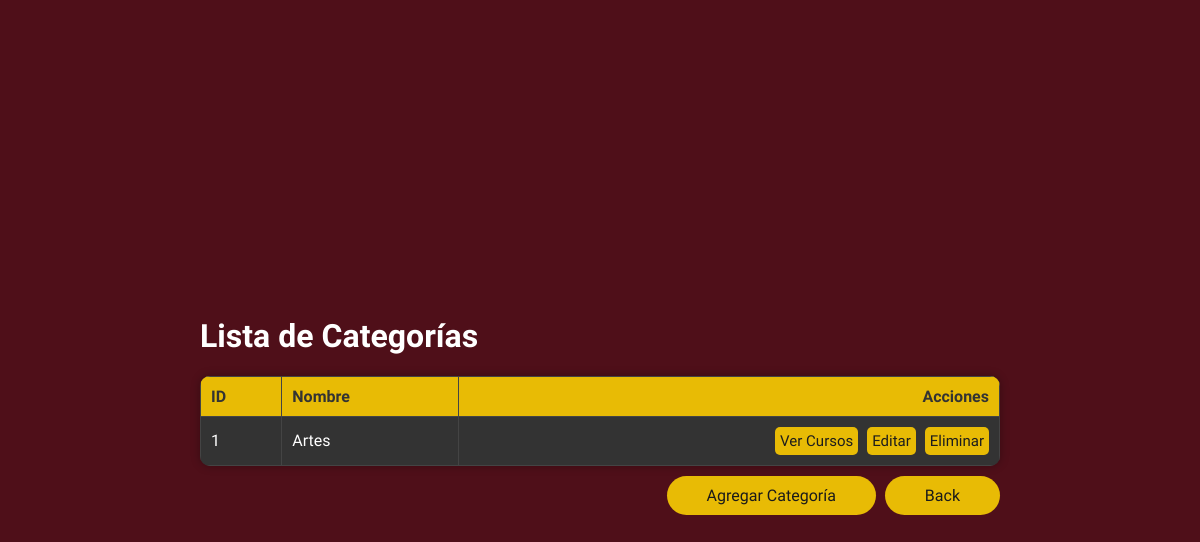
The app's page /categorias, older data.
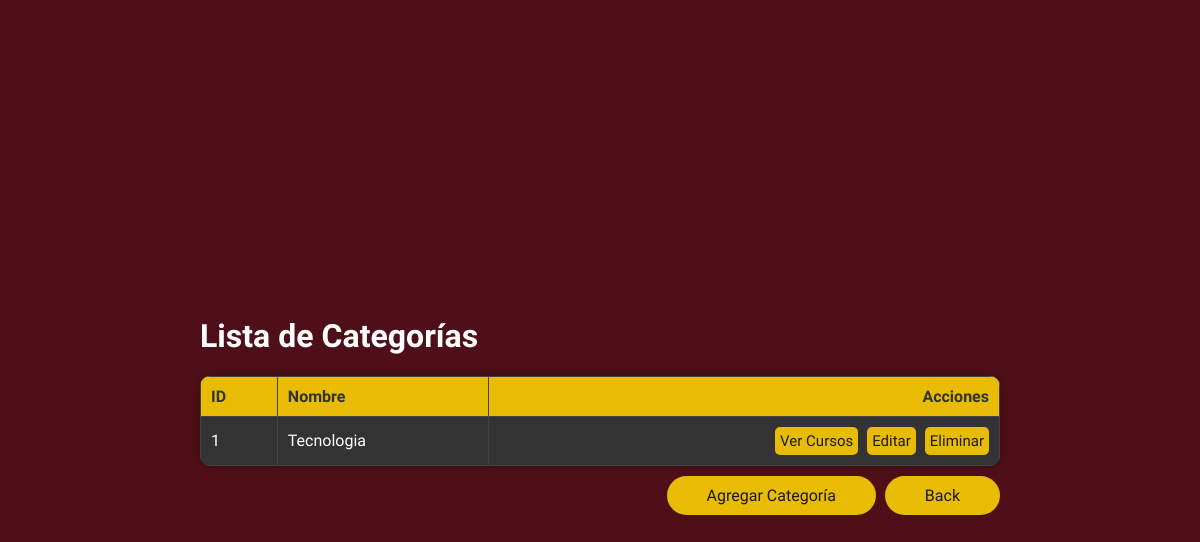
The same page, newer data.
### tables this page shows
CREATE TABLE Categoria (
    id_categoria INTEGER PRIMARY KEY AUTOINCREMENT,
    nombre VARCHAR(100) NOT NULL
);

### app/views_P.py (the view)
@app.route('/categorias')
def categorias():
    conn = get_db()
    cursor = conn.execute('SELECT * FROM Categoria')
    categorias = cursor.fetchall()
    conn.close()
    return render_template('categorias.html', categorias=categorias)

### app/views_P.py (called while the page is built)
def get_db():
    db = getattr(g, '_database', None)
    if db is None:
        db = g._database = sqlite3.connect(DATABASE)
        db.row_factory = sqlite3.Row
        db.execute("PRAGMA foreign_keys = ON;")
        db.commit()
    return db

@app.teardown_appcontext
def close_connection(exception):
    db = getattr(g, '_database', None)
    if db is not None:
        db.close()

### app/templates/categorias.html (shortened to what this page needs)
<!DOCTYPE html>
<html lang="es">
<head>
</head>
<body>
    <div class="categorias-container">
        <h1>Lista de Categorías</h1>
        <table>
            <tr>
                <th>ID</th>
                <th>Nombre</th>
                <th class="acciones">Acciones</th>
            </tr>
            {% for categoria in categorias %}
            <tr>
                <td>{{ categoria.id_categoria }}</td>
                <td>{{ categoria.nombre }}</td>
                <td class="acciones">
                    <a href="{{ url_for('cursos', id_categoria=categoria.id_categoria) }}" class="button">Ver Cursos</a>
                    <a href="{{ url_for('edit_categoria', id_categoria=categoria.id_categoria) }}" class="button">Editar</a>
                    <form method="POST" action="{{ url_for('delete_categoria', id=categoria.id_categoria) }}" style="display: inline;">
                        <button type="submit" class="button" onclick="return confirm('¿Estás seguro de eliminar esta categoría?')">Eliminar</button>
                    </form>
                </td>
            </tr>
            {% endfor %}
        </table>
        <div class="button-container">
            <a href="{{ url_for('add_categoria') }}" class="button button-add">Agregar Categoría</a>
            <a href="{{ url_for('index') }}" class="button button-back">Back</a>
        </div>
    </div>
</body>
</html>

Row changes from the older to the newer data that the page shows:
changed Categoria id 1: nombre "Artes" → "Tecnologia"
